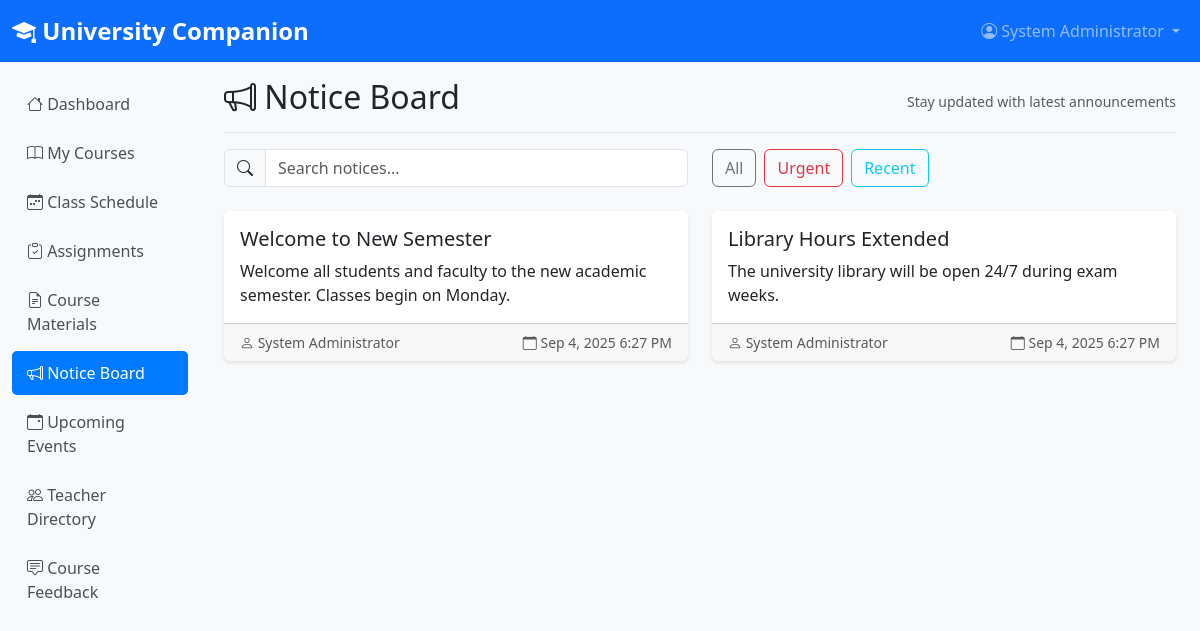
The page /student/notices.php (signed in) on the database its author committed.
### tables this page shows
CREATE TABLE notices (
    id INT AUTO_INCREMENT PRIMARY KEY,
    title VARCHAR(255) NOT NULL,
    content TEXT NOT NULL,
    author_id INT NOT NULL,
    target_audience ENUM('all', 'students', 'faculty') DEFAULT 'all',
    is_urgent BOOLEAN DEFAULT FALSE,
    created_at TIMESTAMP DEFAULT CURRENT_TIMESTAMP,
    updated_at TIMESTAMP DEFAULT CURRENT_TIMESTAMP ON UPDATE CURRENT_TIMESTAMP,
    expires_at TIMESTAMP NULL,
    is_active BOOLEAN DEFAULT TRUE,
    FOREIGN KEY (author_id) REFERENCES users(id)
);

CREATE TABLE users (
    id INT AUTO_INCREMENT PRIMARY KEY,
    username VARCHAR(50) UNIQUE NOT NULL,
    email VARCHAR(100) UNIQUE NOT NULL,
    password VARCHAR(255) NOT NULL,
    role ENUM('student', 'faculty', 'admin') NOT NULL,
    full_name VARCHAR(100) NOT NULL,
    department VARCHAR(100),
    phone VARCHAR(20),
    address TEXT,
    created_at TIMESTAMP DEFAULT CURRENT_TIMESTAMP,
    updated_at TIMESTAMP DEFAULT CURRENT_TIMESTAMP ON UPDATE CURRENT_TIMESTAMP,
    is_active BOOLEAN DEFAULT TRUE
);

### php/config.php (called while the page is built, shortened)
<?php
function executeQuery($conn, $sql, $types = "", $params = []) {
    try {
        $stmt = $conn->prepare($sql);
        $result = $stmt->execute();
        return $stmt;
    } catch (Exception $e) {
        throw new Exception("Query execution error: " . $e->getMessage());
    }
}
function fetchMultipleRows($conn, $sql, $types = "", $params = []) {
    try {
        $stmt = executeQuery($conn, $sql, $types, $params);
        $result = $stmt->get_result();
        $rows = [];
        while ($row = $result->fetch_assoc()) {
            $rows[] = $row;
        }
        return $rows;
    } catch (Exception $e) {
        throw new Exception("Fetch multiple rows error: " . $e->getMessage());
    }
}
?>

### student/notices.php (the view, shortened to what this page needs)
<?php
require_once '../php/config.php';
$conn = getDBConnection();
$sql = "SELECT n.id, n.title, n.content, n.created_at, n.is_urgent, u.full_name as author
        FROM notices n
        JOIN users u ON n.author_id = u.id
        WHERE (n.target_audience = 'all' OR n.target_audience = 'students')
        AND n.is_active = 1
        AND (n.expires_at IS NULL OR n.expires_at > NOW())
        ORDER BY n.is_urgent DESC, n.created_at DESC";
$notices = fetchMultipleRows($conn, $sql);
?>
<!DOCTYPE html>
<html lang="en">
<head>
    <link href="https://cdn.jsdelivr.net/npm/bootstrap@5.3.0/dist/css/bootstrap.min.css" rel="stylesheet">
    <link href="https://cdn.jsdelivr.net/npm/bootstrap-icons@1.10.0/font/bootstrap-icons.css" rel="stylesheet">
    <link href="../css/style.css" rel="stylesheet">
</head>
<body>
    <nav class="navbar navbar-expand-lg navbar-dark bg-primary">
        <div class="container-fluid">
            <a class="navbar-brand" href="dashboard.php">
                <i class="bi bi-mortarboard-fill"></i>
                University Companion
            </a>
            <div class="collapse navbar-collapse" id="navbarNav">
                <ul class="navbar-nav ms-auto">
                    <li class="nav-item dropdown">
                        <a class="nav-link dropdown-toggle" href="#" id="navbarDropdown" role="button" data-bs-toggle="dropdown">
                            <i class="bi bi-person-circle"></i> <?php echo htmlspecialchars($_SESSION['full_name']); ?>
                        </a>
                    </li>
                </ul>
            </div>
        </div>
    </nav>
    <div class="container-fluid">
        <div class="row">
            <nav class="col-md-3 col-lg-2 d-md-block sidebar">
                <div class="position-sticky">
                    <ul class="nav flex-column">
                        <li class="nav-item">
                            <a class="nav-link" href="dashboard.php">
                                <i class="bi bi-house"></i> Dashboard
                            </a>
                        </li>
                        <li class="nav-item">
                            <a class="nav-link" href="courses.php">
                                <i class="bi bi-book"></i> My Courses
                            </a>
                        </li>
                        <li class="nav-item">
                            <a class="nav-link" href="schedule.php">
                                <i class="bi bi-calendar-week"></i> Class Schedule
                            </a>
                        </li>
                        <li class="nav-item">
                            <a class="nav-link" href="assignments.php">
                                <i class="bi bi-clipboard-check"></i> Assignments
                            </a>
                        </li>
                        <li class="nav-item">
                            <a class="nav-link" href="materials.php">
                                <i class="bi bi-file-earmark-text"></i> Course Materials
                            </a>
                        </li>
                        <li class="nav-item">
                            <a class="nav-link active" href="notices.php">
                                <i class="bi bi-megaphone"></i> Notice Board
                            </a>
                        </li>
                        <li class="nav-item">
                            <a class="nav-link" href="events.php">
                                <i class="bi bi-calendar-event"></i> Upcoming Events
                            </a>
                        </li>
                        <li class="nav-item">
                            <a class="nav-link" href="teachers.php">
                                <i class="bi bi-people"></i> Teacher Directory
                            </a>
                        </li>
                        <li class="nav-item">
                            <a class="nav-link" href="feedback.php">
                                <i class="bi bi-chat-square-text"></i> Course Feedback
                            </a>
                        </li>
                    </ul>
                </div>
            </nav>
            <main class="col-md-9 ms-sm-auto col-lg-10 px-md-4">
                <div class="d-flex justify-content-between flex-wrap flex-md-nowrap align-items-center pt-3 pb-2 mb-3 border-bottom">
                    <h1 class="h2">
                        <i class="bi bi-megaphone"></i> Notice Board
                    </h1>
                    <div class="btn-toolbar mb-2 mb-md-0">
                        <small class="text-muted">Stay updated with latest announcements</small>
                    </div>
                </div>
                <div class="row mb-4">
                    <div class="col-md-6">
                        <div class="input-group">
                            <span class="input-group-text">
                                <i class="bi bi-search"></i>
                            </span>
                            <input type="text" class="form-control" id="searchNotices" placeholder="Search notices...">
                        </div>
                    </div>
                    <div class="col-md-6">
                        <div class="d-flex gap-2">
                            <button class="btn btn-outline-secondary" onclick="filterNotices('all')">All</button>
                            <button class="btn btn-outline-danger" onclick="filterNotices('urgent')">Urgent</button>
                            <button class="btn btn-outline-info" onclick="filterNotices('recent')">Recent</button>
                        </div>
                    </div>
                </div>
                <div class="row" id="noticesContainer">
                    <?php if (empty($notices)): ?>
                        <div class="col-12">
                            <div class="alert alert-info text-center">
                                <i class="bi bi-info-circle"></i>
                                No notices available at the moment.
                            </div>
                        </div>
                    <?php else: ?>
                        <?php foreach ($notices as $notice): ?>
                            <div class="col-md-6 mb-3 notice-item" data-urgent="<?php echo $notice['is_urgent'] ? 'true' : 'false'; ?>" data-date="<?php echo $notice['created_at']; ?>">
                                <div class="card h-100 <?php echo $notice['is_urgent'] ? 'border-danger' : ''; ?>">
                                    <div class="card-body">
                                        <h5 class="card-title">
                                            <?php echo htmlspecialchars($notice['title']); ?>
                                        </h5>
                                        <p class="card-text">
                                            <?php echo nl2br(htmlspecialchars($notice['content'])); ?>
                                        </p>
                                    </div>
                                    <div class="card-footer text-muted d-flex justify-content-between align-items-center">
                                        <small>
                                            <i class="bi bi-person"></i> <?php echo htmlspecialchars($notice['author']); ?>
                                        </small>
                                        <small>
                                            <i class="bi bi-calendar"></i> <?php echo date('M j, Y g:i A', strtotime($notice['created_at'])); ?>
                                        </small>
                                    </div>
                                </div>
                            </div>
                        <?php endforeach; ?>
                    <?php endif; ?>
                </div>
            </main>
        </div>
    </div>
</body>
</html>

### css/style.css (style rules this page uses)
body { font-family: 'Segoe UI', Tahoma, Geneva, Verdana, sans-serif; background-color: #f8f9fa; }
.navbar-brand { font-weight: bold; font-size: 1.5rem; }
.card { transition: transform 0.2s; border: none; box-shadow: 0 2px 4px rgba(0,0,0,0.1); }
.sidebar { background-color: #f8f9fa; min-height: calc(100vh - 56px); padding-top: 20px; }
.sidebar .nav-link { color: #495057; font-weight: 500; padding: 10px 15px; margin-bottom: 5px; border-radius: 5px; }
.sidebar .nav-link.active { background-color: #007bff; color: white; }

### rows shown on the page
notices: title "Welcome to New Semester", content "Welcome all students and faculty to the new academic semester. Classes begin on Monday.", author.full_name "System Administrator", created_at "Sep 4, 2025 6:27 PM"
notices: title "Library Hours Extended", content "The university library will be open 24/7 during exam weeks.", author.full_name "System Administrator", created_at "Sep 4, 2025 6:27 PM"

### other values the page prints
$_SESSION['full_name'] "System Administrator"
